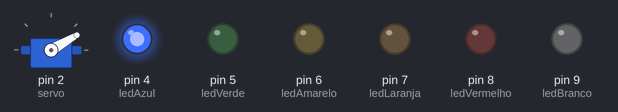
A sketch run on a simulated Arduino Uno, built with avr-gcc and run on an emulated ATmega328P. On the bench: servo, output pins drawn as LEDs (lit = HIGH).

Above: at 0.05 s.
At 1.15 s:
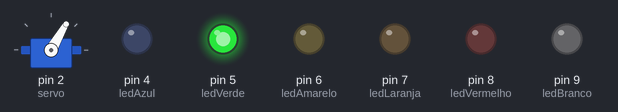
At 2.25 s:
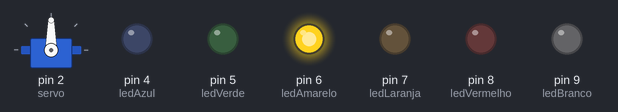
At 4.5 s:
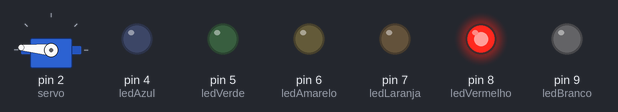
At 6.7 s:
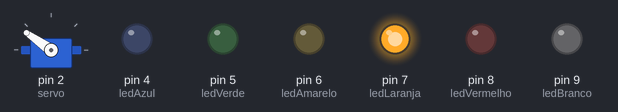
At 8.95 s:
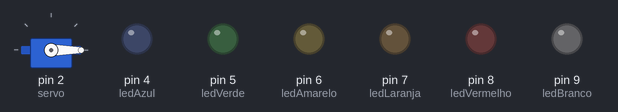
Timing chart, 0 to 11.7 s (numbered marks = the images above):
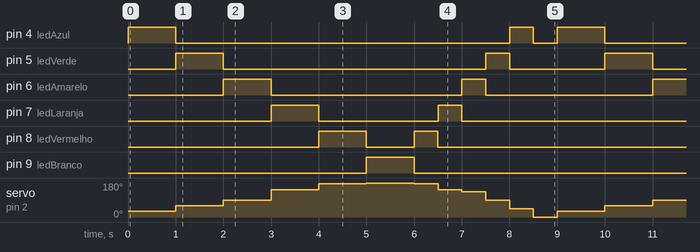

Measured:
- by itself, pin 4 (ledAzul): repeats every 9.0 s: LOW 7.0 s, HIGH 0.50 s, LOW 0.50 s, HIGH 1.0 s
- by itself, pin 5 (ledVerde): repeats every 9.0 s: LOW 5.5 s, HIGH 0.50 s, LOW 2.0 s, HIGH 1.0 s
- by itself, pin 6 (ledAmarelo): repeats every 9.0 s: LOW 4.0 s, HIGH 0.50 s, LOW 3.5 s, HIGH 1.0 s
- by itself, pin 7 (ledLaranja): repeats every 9.0 s: LOW 2.5 s, HIGH 0.50 s, LOW 5.0 s, HIGH 1.0 s
- by itself, pin 8 (ledVermelho): repeats every 9.0 s: LOW 1.0 s, HIGH 0.50 s, LOW 6.5 s, HIGH 1.0 s
- by itself, pin 9 (ledBranco): alternates HIGH for 1.0 s and LOW for 8.0 s
- by itself, servo on pin 2 (servo): repeats every 9.0 s: 90° 1.0 s, 145° 1.0 s, 175° 1.0 s, 180° 1.0 s, 175° 0.50 s, 145° 0.50 s, 135° 0.50 s, 90° 0.50 s, 45° 0.50 s, 0° 0.50 s, 30° 1.0 s, 60° 1.0 s

The sketch:

motorservo_leds1.ino
```cpp
// BIBLIOTECA DO SERVO MOTOR
#include <Servo.h>

// CRIANDO OBJETO DO TIPO SERVO MOTOR
Servo objetoservo;

// VARIÁVEIS PARA SALVAR AS PORTAS DO SERVO E DOS LEDs POR COR
int servo = 2;      // PINO DO SERVO
int ledAzul = 4;    // LED AZUL (45°)
int ledVerde = 5;   // LED VERDE (90°)
int ledAmarelo = 6; // LED AMARELO (135°)
int ledLaranja = 7; // LED LARANJA (145°)
int ledVermelho = 8;// LED VERMELHO (175°)
int ledBranco = 9;  // LED BRANCO (180°)

void setup() {
  // INICIALIZAÇÃO DO SERVO
  objetoservo.attach(servo);

  // DEFINIR OS PINOS DOS LEDs COMO SAÍDA
  pinMode(ledAzul, OUTPUT);
  pinMode(ledVerde, OUTPUT);
  pinMode(ledAmarelo, OUTPUT);
  pinMode(ledLaranja, OUTPUT);
  pinMode(ledVermelho, OUTPUT);
  pinMode(ledBranco, OUTPUT);
}

void loop() {
  // ROTACIONA O SERVO PARA 45° E ACENDE O LED AZUL
  objetoservo.write(30);
  digitalWrite(ledAzul, HIGH);  // ACENDE O LED AZUL
  delay(1000);
  digitalWrite(ledAzul, LOW);   // APAGA O LED AZUL

  // ROTACIONA O SERVO PARA 90° E ACENDE O LED VERDE
  objetoservo.write(60);
  digitalWrite(ledVerde, HIGH);  // ACENDE O LED VERDE
  delay(1000);
  digitalWrite(ledVerde, LOW);   // APAGA O LED VERDE

  // ROTACIONA O SERVO PARA 135° E ACENDE O LED AMARELO
  objetoservo.write(90);
  digitalWrite(ledAmarelo, HIGH);  // ACENDE O LED AMARELO
  delay(1000);
  digitalWrite(ledAmarelo, LOW);   // APAGA O LED AMARELO

  // ROTACIONA O SERVO PARA 145° E ACENDE O LED LARANJA
  objetoservo.write(145);
  digitalWrite(ledLaranja, HIGH);  // ACENDE O LED LARANJA
  delay(1000);
  digitalWrite(ledLaranja, LOW);   // APAGA O LED LARANJA

  // ROTACIONA O SERVO PARA 175° E ACENDE O LED VERMELHO
  objetoservo.write(175);
  digitalWrite(ledVermelho, HIGH);  // ACENDE O LED VERMELHO
  delay(1000);
  digitalWrite(ledVermelho, LOW);   // APAGA O LED VERMELHO

  // ROTACIONA O SERVO PARA 180° E ACENDE O LED BRANCO
  objetoservo.write(180);
  digitalWrite(ledBranco, HIGH);  // ACENDE O LED BRANCO
  delay(1000);
  digitalWrite(ledBranco, LOW);   // APAGA O LED BRANCO

  // RETORNA PELOS ÂNGULOS ANTERIORES E ACENDE OS LEDs

  // VOLTA PARA 175° E ACENDE O LED VERMELHO
  objetoservo.write(175);
  digitalWrite(ledVermelho, HIGH);  // ACENDE O LED VERMELHO
  delay(500);
  digitalWrite(ledVermelho, LOW);   // APAGA O LED VERMELHO

  // VOLTA PARA 145° E ACENDE O LED LARANJA
  objetoservo.write(145);
  digitalWrite(ledLaranja, HIGH);  // ACENDE O LED LARANJA
  delay(500);
  digitalWrite(ledLaranja, LOW);   // APAGA O LED LARANJA

  // VOLTA PARA 135° E ACENDE O LED AMARELO
  objetoservo.write(135);
  digitalWrite(ledAmarelo, HIGH);  // ACENDE O LED AMARELO
  delay(500);
  digitalWrite(ledAmarelo, LOW);   // APAGA O LED AMARELO

  // VOLTA PARA 90° E ACENDE O LED VERDE
  objetoservo.write(90);
  digitalWrite(ledVerde, HIGH);  // ACENDE O LED VERDE
  delay(500);
  digitalWrite(ledVerde, LOW);   // APAGA O LED VERDE

  // VOLTA PARA 45° E ACENDE O LED AZUL
  objetoservo.write(45);
  digitalWrite(ledAzul, HIGH);  // ACENDE O LED AZUL
  delay(500);
  digitalWrite(ledAzul, LOW);   // APAGA O LED AZUL

  // VOLTA PARA 0° (POSIÇÃO INICIAL) E TODOS OS LEDs FICAM APAGADOS
  objetoservo.write(0);
  delay(500);
}
```
